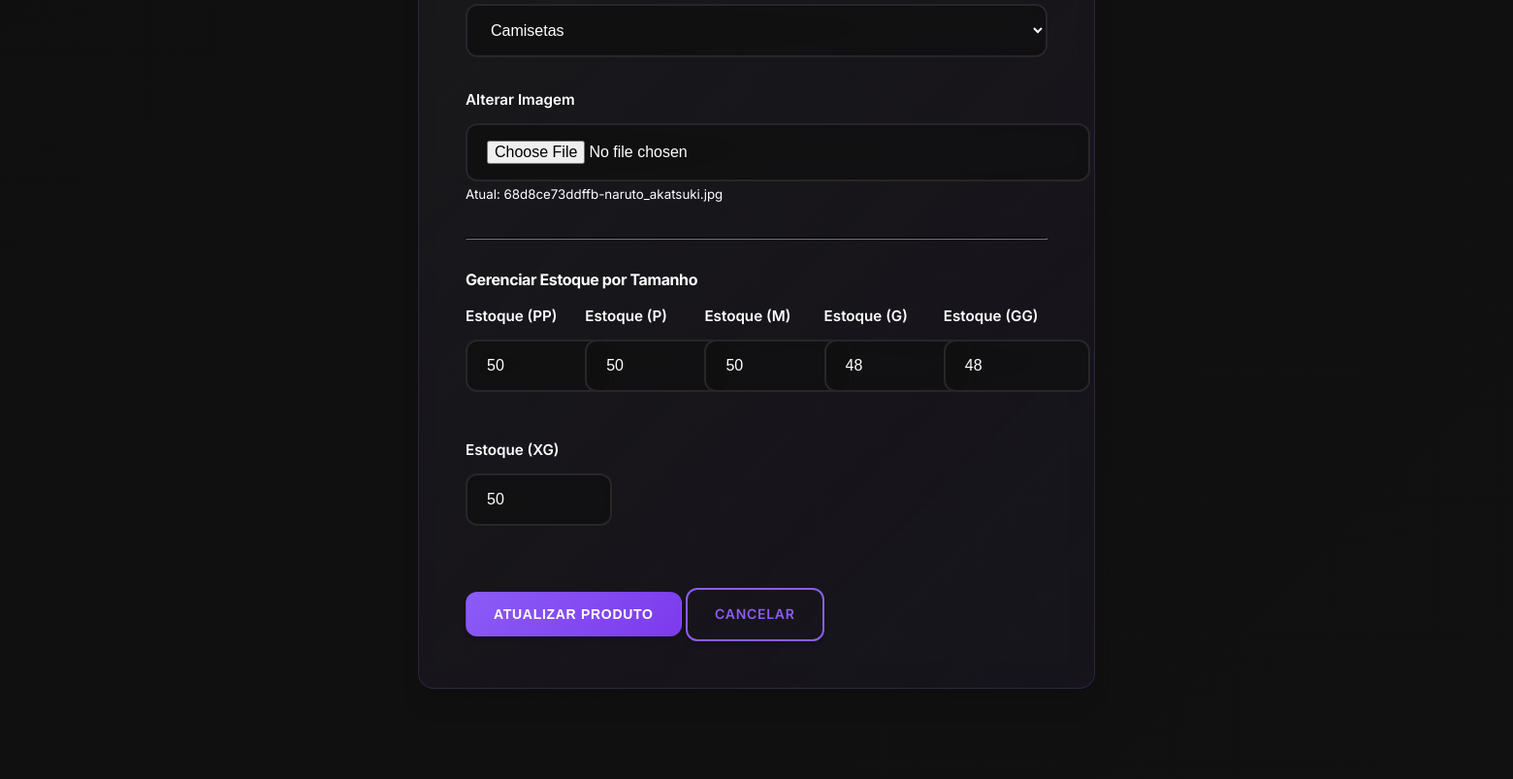
The app's page /public/index.php?action=edit_product&id=16 (signed in, middle part), older data.
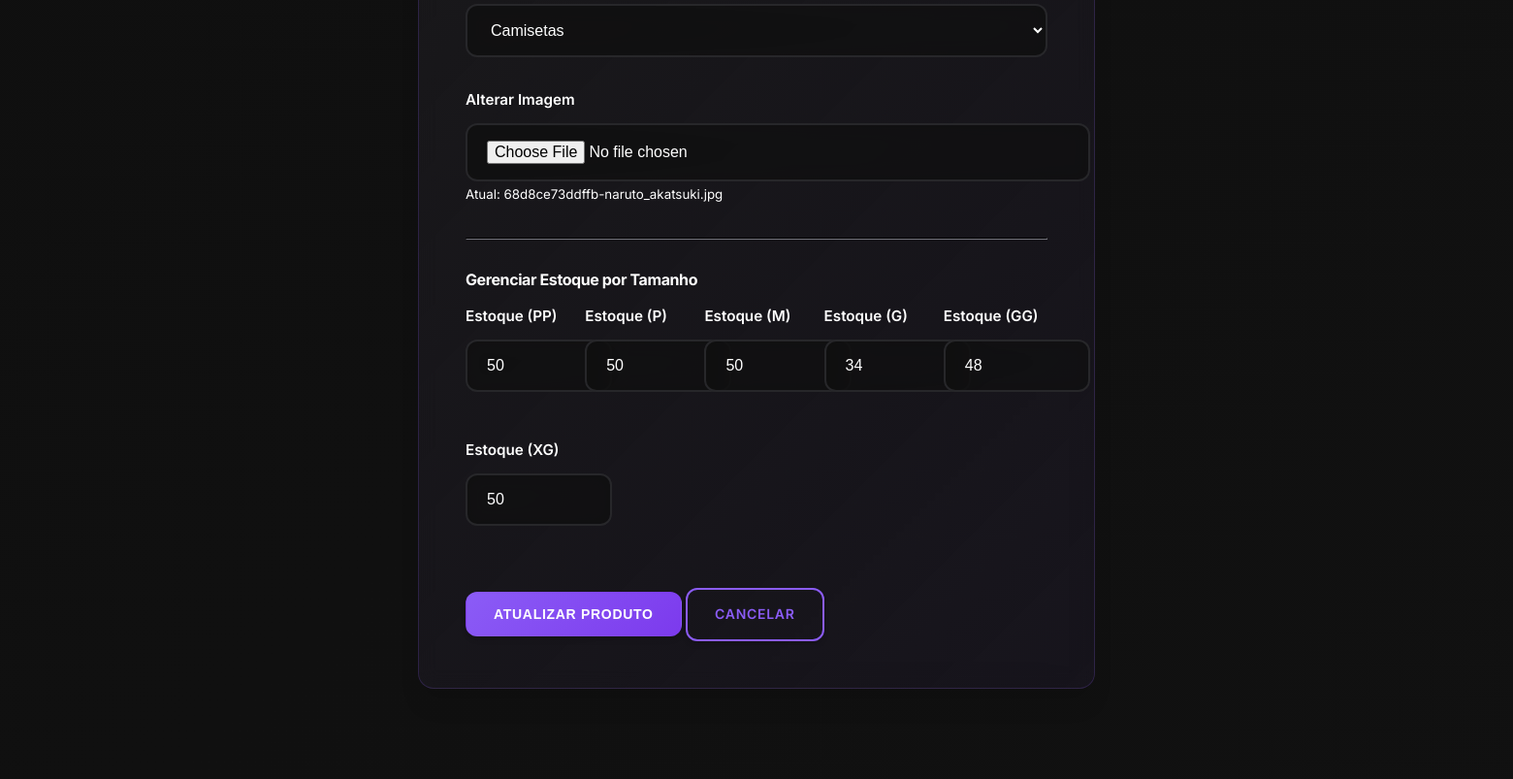
The same page, newer data.
### tables this page shows
CREATE TABLE `product_variants` (
  `id` int(11) NOT NULL,
  `product_id` int(11) NOT NULL,
  `size` varchar(10) NOT NULL,
  `stock_quantity` int(11) NOT NULL DEFAULT 0
);

### controllers/ProductController.php (called while the page is built, shortened)
<?php
require_once '../factories/ModelFactory.php';
class ProductController {
    private $productFactory;
    public function __construct() {
        $factoryManager = FactoryManager::getInstance();
        $this->productFactory = $factoryManager->getFactory('product');
    }
    public function edit($id) {
        $product = $this->productFactory->createModel();
        $product->id = $id;
        $product->readOne();
        include '../views/products/edit.php';
    }
}
?>

### factories/ModelFactory.php (called while the page is built, shortened)
<?php
require_once __DIR__ . '/../config/database.php';
require_once __DIR__ . '/../models/Product.php';
abstract class ModelFactory {
    public function __construct() {
        $database = new Database();
        $this->db = $database->getConnection();
    }
}
class ProductFactory extends ModelFactory {
    public function createModel() {
        return new Product($this->db);
    }
}
class FactoryManager {
    private static $instance = null;
    private $factories = [];
    public static function getInstance() {
        if (self::$instance === null) {
            self::$instance = new self();
        }
        return self::$instance;
    }
    public function registerFactory($name, ModelFactory $factory) {
        $this->factories[$name] = $factory;
    }
    public function getFactory($name) {
        return $this->factories[$name];
    }
}
?>

### config/database.php (called while the page is built, shortened)
<?php
class Database {
    private $host = "localhost";
    private $db_name = "tsukuyomi_store";
    private $username = "root";
    private $password = "";
    public function getConnection() {
        $this->conn = null;
        try {
            $this->conn = new PDO("mysql:host=" . $this->host . ";dbname=" . $this->db_name,
                                  $this->username, $this->password);
            $this->conn->exec("set names utf8");
            $this->conn->setAttribute(PDO::ATTR_ERRMODE, PDO::ERRMODE_EXCEPTION);
        } catch(PDOException $exception) {
            echo "Connection error: " . $exception->getMessage();
        }
        return $this->conn;
    }
}
?>

### models/Product.php (called while the page is built, shortened)
<?php
class Product {
    private $conn;
    public $id;
    public function __construct($db) {
        $this->conn = $db;
    }
    public function readOne() {
        $query = "SELECT * FROM products WHERE id = ? LIMIT 1";
        $stmt = $this->conn->prepare($query);
        $stmt->bindParam(1, $this->id);
        $stmt->execute();
        $row = $stmt->fetch(PDO::FETCH_ASSOC);
        if($row) {
            $this->category = $row['category'];
            $this->image_url = $row['image_url'];
            $query_variants = "SELECT * FROM product_variants WHERE product_id = ? ORDER BY FIELD(size, 'PP', 'P', 'M', 'G', 'GG', 'XG')";
            $stmt_variants = $this->conn->prepare($query_variants);
            $stmt_variants->bindParam(1, $this->id);
            $stmt_variants->execute();
            $this->variants = $stmt_variants->fetchAll(PDO::FETCH_ASSOC);
        }
    }
}
?>

### views/products/edit.php (the view, shortened to what this page needs)
<?php include '../views/layout/header.php'; ?>
<div class="form-container">
    <form action="/tsukuyomi/public/index.php?action=update_product&id=<?php echo $product->id; ?>" method="POST" enctype="multipart/form-data">
        <div class="form-group">
            <select id="category" name="category" class="form-control" required>
                <option value="Camisetas" <?php echo $product->category == 'Camisetas' ? 'selected' : ''; ?>>Camisetas</option>
            </select>
        </div>
        <div class="form-group">
            <label for="image_file">Alterar Imagem</label>
            <input type="file" id="image_file" name="image_file" class="form-control">
            <small>Atual: <?php echo htmlspecialchars($product->image_url); ?></small>
        </div>
        <hr style="margin: 2rem 0; border-color: var(--border-color);">
        <h4>Gerenciar Estoque por Tamanho</h4>
        <div class="stock-management-grid">
            <?php foreach($product->variants as $variant): ?>
                <div class="form-group">
                    <label>Estoque (<?php echo $variant['size']; ?>)</label>
                    <input type="number" name="stock[<?php echo $variant['id']; ?>]" class="form-control" value="<?php echo $variant['stock_quantity']; ?>">
                </div>
            <?php endforeach; ?>
        </div>
        <button type="submit" class="btn btn-primary">Atualizar Produto</button>
        <a href="/tsukuyomi/public/index.php?action=products" class="btn btn-secondary">Cancelar</a>
    </form>
</div>
<?php include '../views/layout/footer.php'; ?>

Row changes from the older to the newer data that the page shows:
changed product_variants (number 4 of 6 on the later page): stock_quantity "48" → "34"
